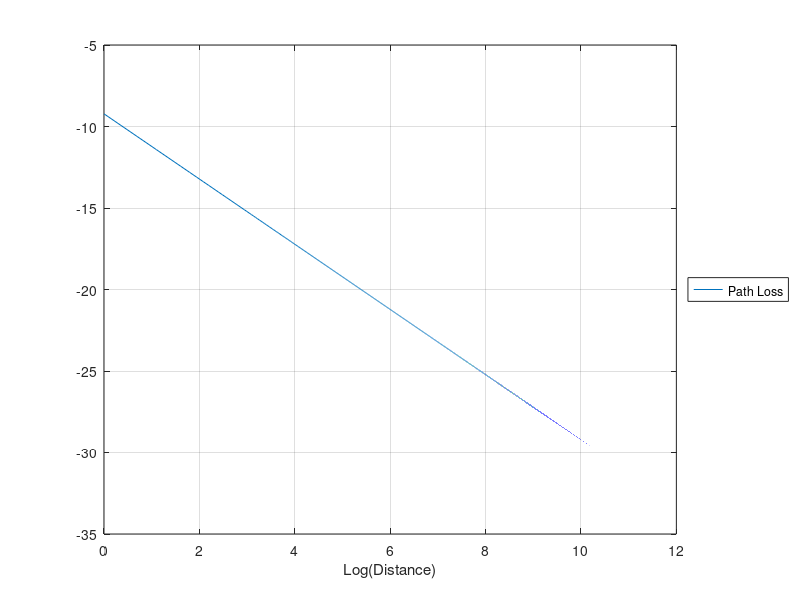
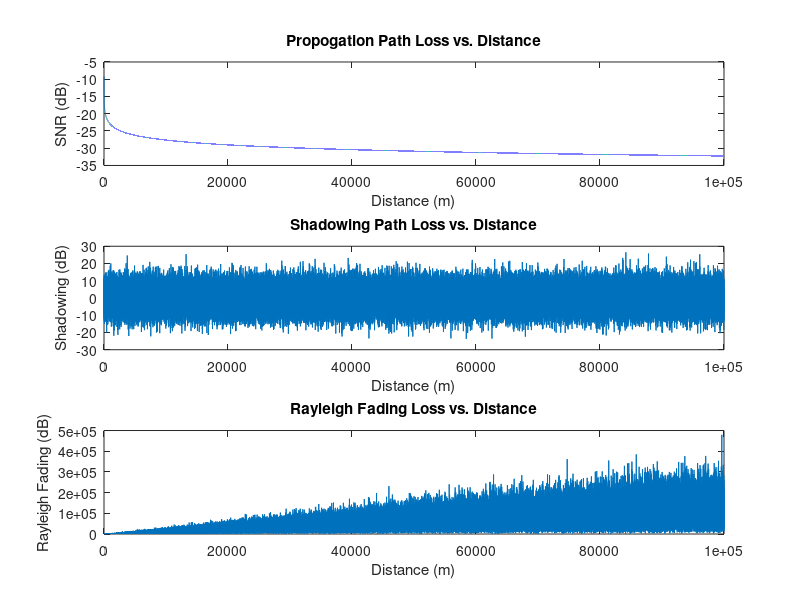

Write MATLAB code to recreate these figures, in order.
clc;
close all;
clear all;

% Propogation Path Loss
Dstart = 1; %Start Distance = 1m
Dresolution = 1; %1 meter resolution
Values = 100000; %total values
D =(Dstart:Dresolution:(Dstart+Dresolution*(Values-1))); %Distance Range
F = 2.4 * 10^9; %Frequency (2.4 GHz)
c = 299792458; %Speed of Light (m/s)
SIG = 100; %Tx Signal (100dB)
G = 10; %Gain = (10dB)
mu = 0; %mean = 0 (normalized about 0)
sigma = 6; %Shadowing Variance (dB) (6-12dB normal)
B = 0.5; %Rayleigh b
i = 1;
while i < (Values + 1)
Dt = Dstart + Dresolution * (i-1); %Distance (1m to 1000m)
PL(i) = log((c./(4*pi*Dresolution*F)).^2) + log((Dresolution./i).^2); %Path Loss (dB)
S(i) = normrnd(mu,sigma); %Shadowing (Random Value)
PLS(i) = PL(i) + log(S(i)); %Path Loss + Shadowing (dB)
R(i) = raylrnd(i); %Rayleigh Distribution Fading (dB)
PLSR(i) = log(R(i)) + PLS(i); %Multipath Fading + Path Loss + Shadowing (dB)
i = i + 1;
end

% Figure Generation
X_Values = log(D);
Y1_Values = PL;
Y2_Values = PLS;
Y3_Values = PLSR;
figure(1);
plot(X_Values, Y1_Values,'DisplayName', 'Path Loss');
hold on;

xlabel('Log(Distance)'); 
grid on; 
legend('Location', 'eastoutside');
hold off;

% Individual Figures
figure(2);
plot1 = subplot(3,1,1);
X_Values = D;
Y_Values = PL;
plot(X_Values, Y_Values);
ylabel('SNR (dB)'); 
xlabel('Distance (m)');
title('Propogation Path Loss vs. Distance');

plot2 = subplot(3,1,2);
X_Values = D;
Y_Values = S;
plot(X_Values, Y_Values);
ylabel('Shadowing (dB)'); 
xlabel('Distance (m)');
title('Shadowing Path Loss vs. Distance');

plot3 = subplot(3,1,3);
X_Values = D;
Y_Values = R;
plot(X_Values, Y_Values);
ylabel('Rayleigh Fading (dB)'); 
xlabel('Distance (m)');
title('Rayleigh Fading Loss vs. Distance');
